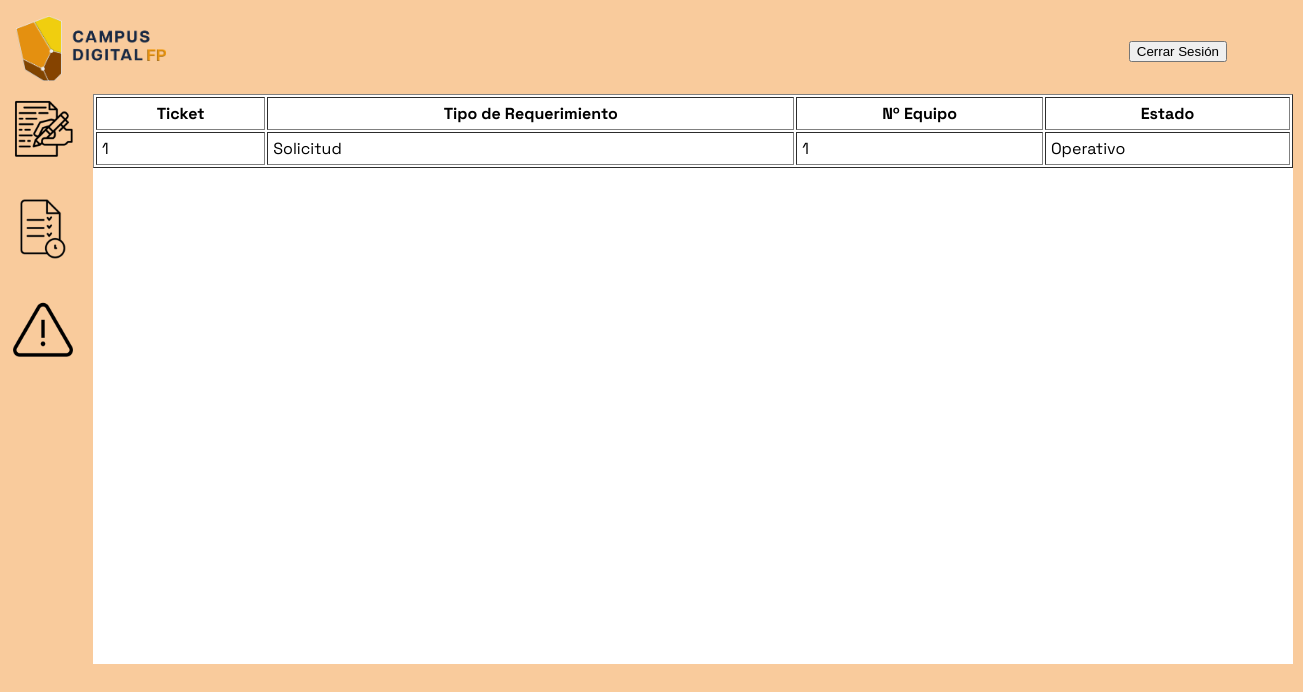
/solicituduser.php (signed in), run on the app's committed database.
### tables this page shows
CREATE TABLE `ticket` (
  `IDTicket` int(11) NOT NULL,
  `IDUsuario` int(11) DEFAULT NULL,
  `IDEquipo` int(11) DEFAULT NULL,
  `Tipo` varchar(50) DEFAULT NULL,
  `Descripcion` text DEFAULT NULL,
  `Estado` varchar(30) DEFAULT NULL,
  `FechaInicio` datetime DEFAULT NULL,
  `FechaFin` datetime DEFAULT NULL,
  `IdTecnicoAsignado` int(11) DEFAULT NULL
);

CREATE TABLE `equipo` (
  `IDEquipo` int(11) NOT NULL,
  `NumeroEquipo` varchar(30) DEFAULT NULL,
  `TipoEquipo` varchar(50) DEFAULT NULL,
  `Planta` int(11) DEFAULT NULL,
  `Aula` varchar(50) DEFAULT NULL,
  `Estado` varchar(45) DEFAULT NULL
);

### solicituduser.php (the view, shortened to what this page needs)
<!DOCTYPE html>
<html>
<head>
    <link rel="stylesheet" href="alumno.css">
</head>
<body>
<header>
    <a href="solicitud_usuario.php"><img src="img/logolargo.png" width="150" height="65" alt="Retorno a la Selección de Peticiones"></a>
    <a href="logout.php"><button type="button" class="btn">Cerrar Sesión</button></a>
</header>
<nav>
    <a href="solicitud_usuario.php"><img src="img/writingicon.png" width="70" height="70" alt="Selección de Peticiones"></a><br>
    <a href="solicituduser.php"><img src="img/paperclockicon.png" width="70" height="70" alt="Solicitud de Usuario"></a><br>
    <a href="errores_alumno.php"><img src="img/warningicon.png" width="70" height="70" alt="Errores (Alumno)"></a><br>
</nav>
<div class="rectangulo">
<?php
$host = "localhost";
$usuario = "root";
$clave = "";
$bd = "basedatos";
$puerto = 3306;
$conexion = new mysqli($host, $usuario, $clave, $bd, $puerto);
$sql = "SELECT * FROM ticket JOIN equipo ON equipo.IDEquipo = ticket.IDEquipo WHERE IDUsuario = ?";
$stmt = $conexion->prepare($sql);
$stmt->bind_param("i", $_SESSION['IDUsuario']);
$stmt->execute();
$resultado = $stmt->get_result();
if ($resultado && $resultado->num_rows > 0) {
    echo "<table border='1' cellpadding='5' width=100%>";
    echo "<tr>
            <th>Ticket</th>
            <th>Tipo de Requerimiento</th>
            <th>Nº Equipo</th>
            <th>Estado</th>
          </tr>";
    while ($fila = $resultado->fetch_assoc()) {
        echo "<tr>
                <td>".$fila['IDTicket']."</td>
                <td>".$fila['Tipo']."</td>
                <td>".$fila['IDEquipo']."</td>
                <td>".$fila['Estado']."</td>
              </tr>";
    }
    echo "</table>";
} else {
    echo "No hay registros en la tabla usuario.";
}
?>
</div>
</body>
</html>

### alumno.css (style rules this page uses)
.rectangulo { height: 570px; width: 1200px; background-color: white; margin-left:85px; }
body { background-color: #F9CB9C; font-family: 'Space Grotesk', 'Segoe UI'; }
nav { display:flex; flex-direction: column; gap: 2px; align-items: flex-start; width: 0px; height: 0px; border-radius: 0px; }
header { justify-content: space-between; display:flex; align-items:center; margin-right: 60px; padding:8px; }

### data on the page
ticket: IDTicket "1", Tipo "Solicitud", IDEquipo.IDEquipo "1", IDEquipo.Estado "Operativo"
